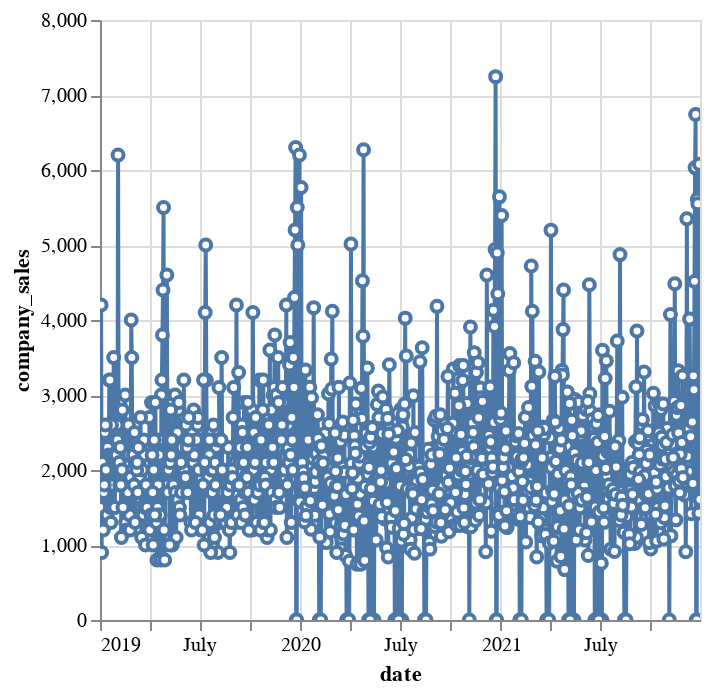

This figure's notebook cell:
### Markdown cell above
## Exercise A

**Exercise A**. The first series of the dataset presents the daily sales of a retail store, expressed in Euros. You are asked:
  - To visualize the original series.
  - To identify the missing values and fill them using an appropriate method.
  - To identify the outliers present and normalize their values.
  - To create and visualize the respective weekly and monthly series.
  - To decompose the monthly series and visualize its trend and seasonal components.
  - To compute the average sales per weekday and month.

### Daily Sales Time Series

### Code cell
alt.Chart(dat).\
    mark_line(point=alt.OverlayMarkDef(filled=False, fill="white")).\
        encode(x = 'date:T', y = 'company_sales:Q', tooltip=['date', 'company_sales']).\
            interactive()

### Figure 1 — Vega-Lite specification as saved in the notebook (floating-point values rounded to 4 significant figures; data arrays with more than 128 entries replaced by an {"elided": "..."} marker saying what was removed)
{"config": {"view": {"continuousWidth": 300, "continuousHeight": 300}}, "data": {"name": "data-f561d1025945bdacd358da28611ead40"}, "mark": {"type": "line", "point": {"fill": "white", "filled": false}}, "encoding": {"tooltip": [{"field": "date", "type": "temporal"}, {"field": "company_sales", "type": "quantitative"}], "x": {"field": "date", "type": "temporal"}, "y": {"field": "company_sales", "type": "quantitative"}}, "params": [{"name": "param_42", "select": {"type": "interval", "encodings": ["x", "y"]}, "bind": "scales"}], "$schema": "https://vega.github.io/schema/vega-lite/v5.8.0.json", "datasets": {"data-f561d1025945bdacd358da28611ead40": {"elided": "1096 records"}}}
